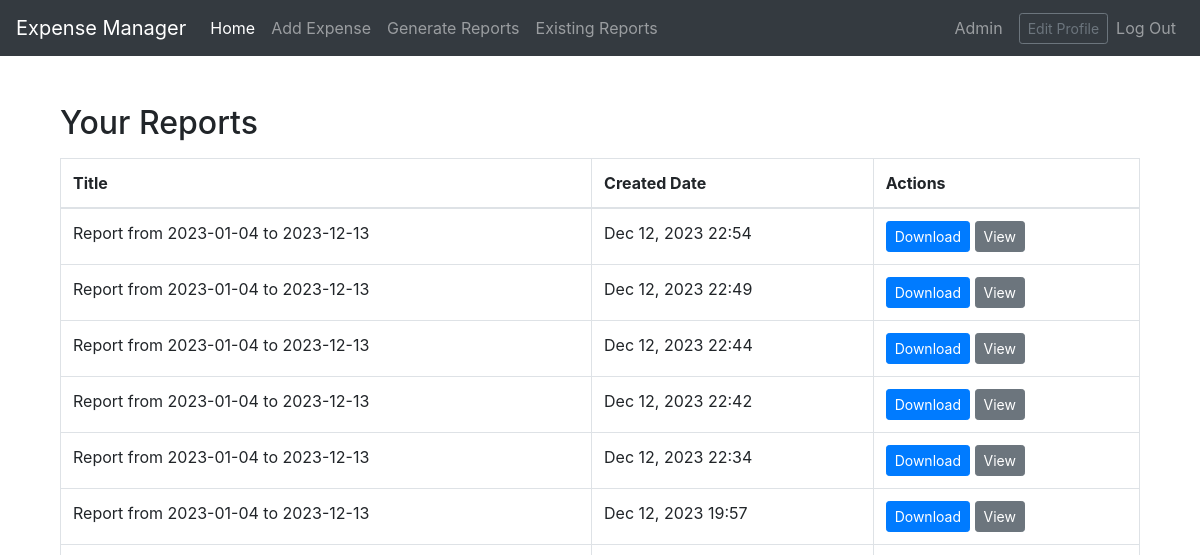
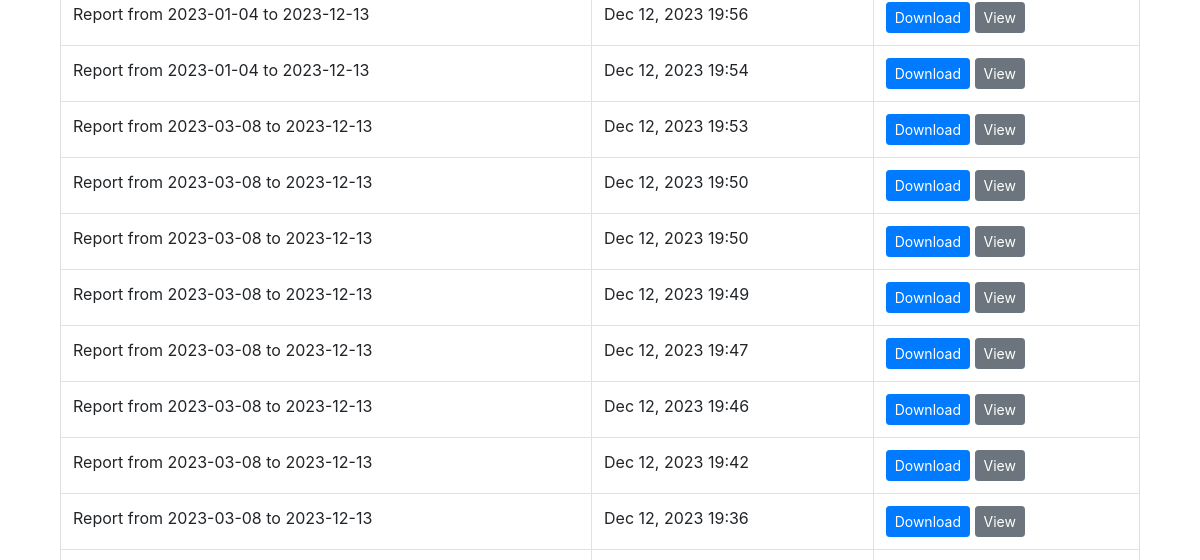
Before: /view-reports/ (signed in, upper part) with the older database file (2 pictures, top to bottom).
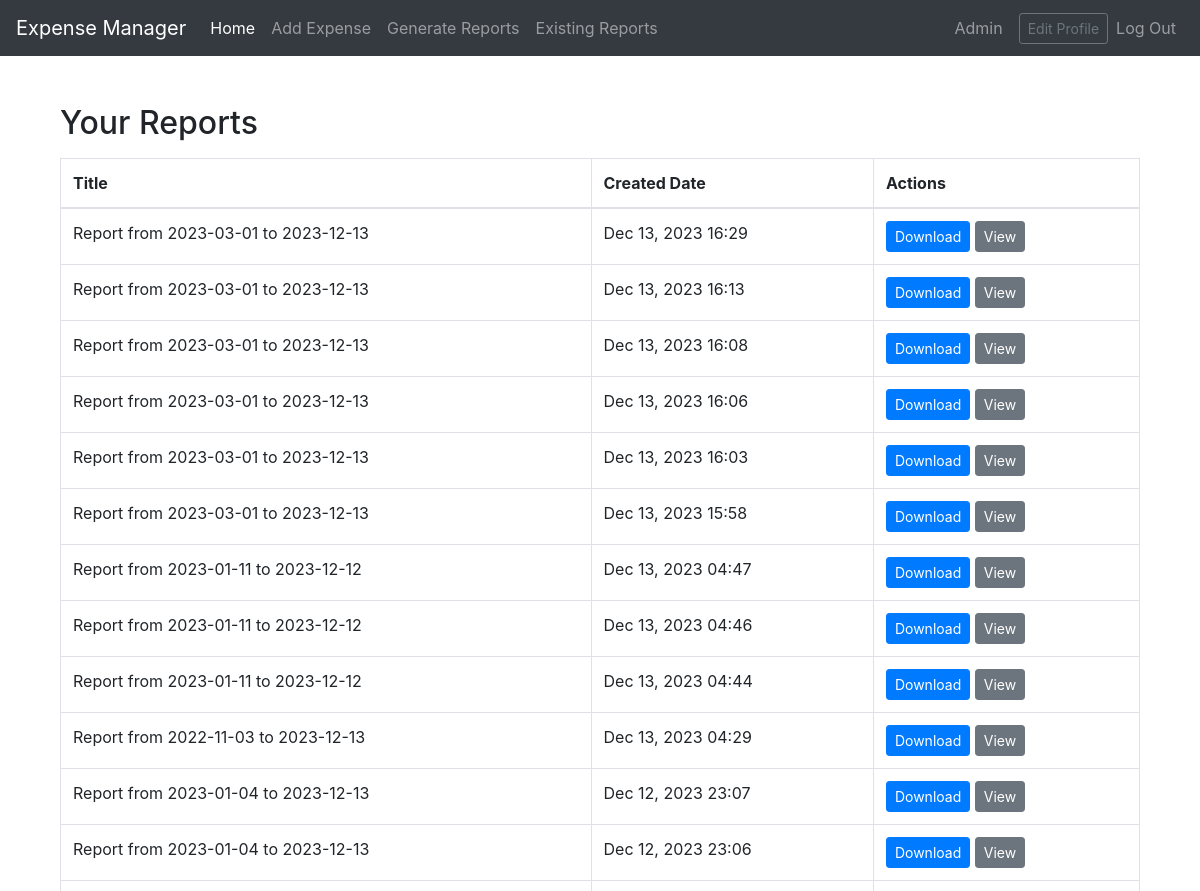
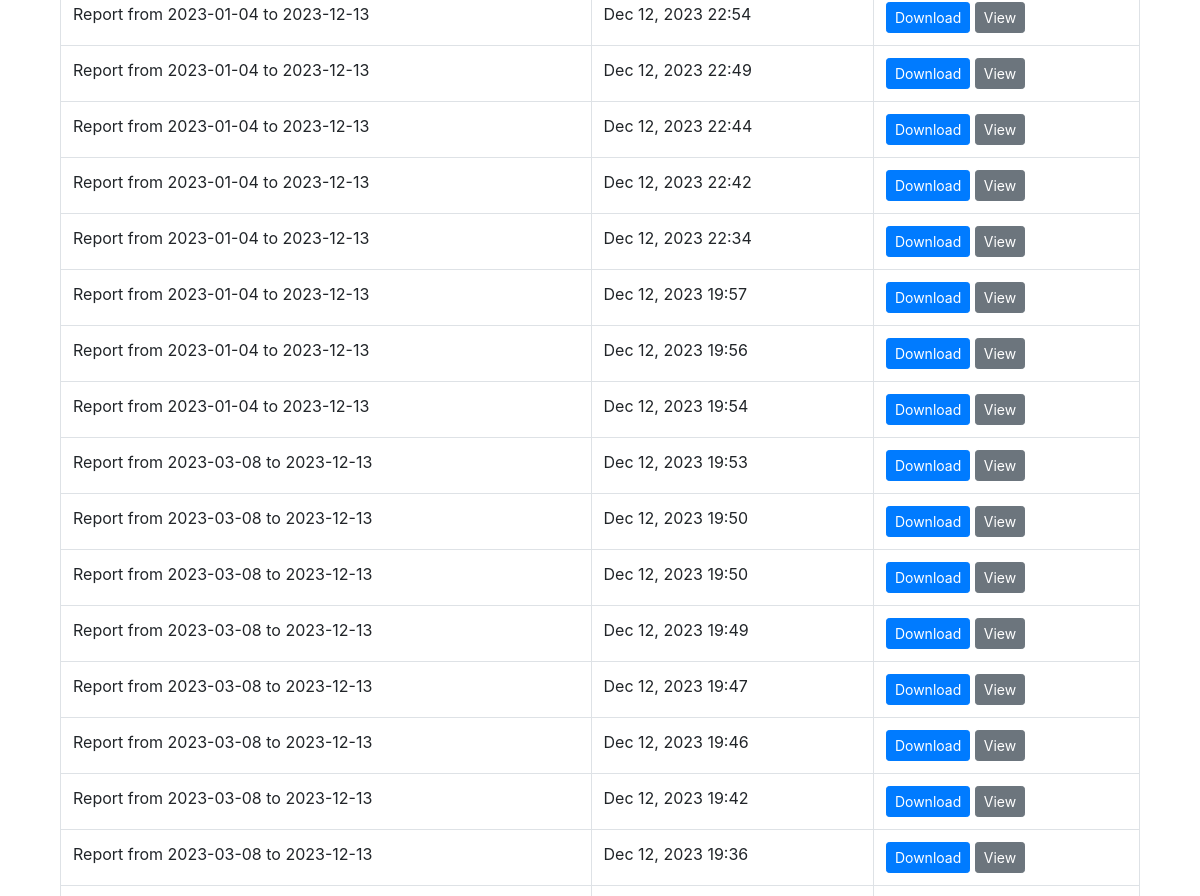
After: the same page with the newer database file (2 pictures, top to bottom).
### expenses/models.py (models this page shows, shortened)
class Report(models.Model):
    user = models.ForeignKey(User, on_delete=models.CASCADE)
    title = models.CharField(max_length=100, blank=True)
    created_date = models.DateTimeField(auto_now_add=True)
    report_file = models.FileField(upload_to='reports/', blank=True, null=True)
    unique_id = models.UUIDField(default=uuid.uuid4, editable=False, unique=True)
    start_date = models.DateField(null=True, blank=True)
    end_date = models.DateField(null=True, blank=True)

### expenses/views.py (the view)
# urls.py: path('view-reports/', view_reports, name='view_reports'),
@login_required
def view_reports(request):
    user_reports = Report.objects.filter(user=request.user).order_by('-created_date')
    context = {'reports': user_reports}
    return render(request, 'expenses/view_reports.html', context)

### expenses/templates/expenses/view_reports.html (shortened to what this page needs)
{% extends 'base.html' %}
{% block content %}
<div class="container mt-4">
    <h2 class="mb-3">Your Reports</h2>
    <div class="table-responsive">
        <table class="table table-bordered">
            <thead>
                <tr>
                    <th>Title</th>
                    <th>Created Date</th>
                    <th>Actions</th>
                </tr>
            </thead>
            <tbody>
                {% for report in reports %}
                <tr>
                    <td>{{ report.title }}</td>
                    <td>{{ report.created_date|date:"M d, Y H:i" }}</td>
                    <td>
                        {% if report.report_file %}
                        <a href="{{ report.report_file.url }}" class="btn btn-primary btn-sm" download="{{ report.title }}.csv">Download</a>
                        <a href="{% url 'report_detail' report.id %}" class="btn btn-secondary btn-sm">View</a>
                        {% endif %}
                    </td>
                </tr>
                {% empty %}
                <tr>
                    <td colspan="3">No reports found.</td>
                </tr>
                {% endfor %}
            </tbody>
        </table>
    </div>
</div>
{% endblock %}

### templates/base.html (shortened to what this page needs)
{% load static %}
<!DOCTYPE html>
<html lang="en">
<head>
    <link href="https://stackpath.bootstrapcdn.com/bootstrap/4.5.2/css/bootstrap.min.css" rel="stylesheet">
    <link rel="stylesheet" href="{% static 'css/style.css' %}">
</head>
<body>
    <nav class="navbar navbar-expand-md navbar-dark bg-dark fixed-top">
        <a class="navbar-brand" href="{% url 'home' %}">Expense Manager</a>
        <div class="collapse navbar-collapse" id="navbarCollapse">
            <ul class="navbar-nav mr-auto">
                <li class="nav-item active">
                    <a class="nav-link" href="{% url 'home' %}">Home</a>
                </li>
                <li class="nav-item">
                    <a class="nav-link" href="{% url 'add_expense' %}">Add Expense</a>
                </li>
                <li class="nav-item">
                    <a class="nav-link" href="{% url 'generate_report' %}">Generate Reports</a>
                </li>
                <li class="nav-item">
                    <a class="nav-link" href="{% url 'view_reports' %}">Existing Reports</a>
                </li>
            </ul>
            <ul class="navbar-nav">
                {% if user.is_authenticated %}
                    <li class="nav-item d-flex align-items-center">
                        <a class="nav-link" href="{% url 'profile_view' %}">
                            {{ user.username }}
                        </a>
                        <a class="btn btn-sm btn-outline-secondary ml-2" href="{% url 'edit_profile' %}">Edit Profile</a>
                    </li>
                    <li class="nav-item">
                        <a class="nav-link" href="{% url 'logout' %}">Log Out</a>
                    </li>
                {% else %}
                    <li class="nav-item">
                        <a class="nav-link" href="{% url 'login' %}">Log In</a>
                    </li>
                {% endif %}
            </ul>
        </div>
    </nav>
    <main role="main" class="container">
        {% block content %}{% endblock %}
    </main>
</body>
</html>

### templates/base.html (style rules this page uses)
body { padding-top: 5rem; }
.navbar { margin-bottom: 20px; }

Changed rows visible on the page:
added Report: title "Report from 2023-03-01 to 2023-12-13", created_date "Dec 13, 2023 16:29"
added Report: title "Report from 2023-03-01 to 2023-12-13", created_date "Dec 13, 2023 16:13"
added Report: title "Report from 2023-03-01 to 2023-12-13", created_date "Dec 13, 2023 16:08"
added Report: title "Report from 2023-03-01 to 2023-12-13", created_date "Dec 13, 2023 16:06"
added Report: title "Report from 2023-03-01 to 2023-12-13", created_date "Dec 13, 2023 16:03"
added Report: title "Report from 2023-03-01 to 2023-12-13", created_date "Dec 13, 2023 15:58"
added Report: title "Report from 2023-01-11 to 2023-12-12", created_date "Dec 13, 2023 04:47"
added Report: title "Report from 2023-01-11 to 2023-12-12", created_date "Dec 13, 2023 04:46"
added Report: title "Report from 2023-01-11 to 2023-12-12", created_date "Dec 13, 2023 04:44"
added Report: title "Report from 2022-11-03 to 2023-12-13", created_date "Dec 13, 2023 04:29"
added Report: title "Report from 2023-01-04 to 2023-12-13", created_date "Dec 12, 2023 23:07"
added Report: title "Report from 2023-01-04 to 2023-12-13", created_date "Dec 12, 2023 23:06"
